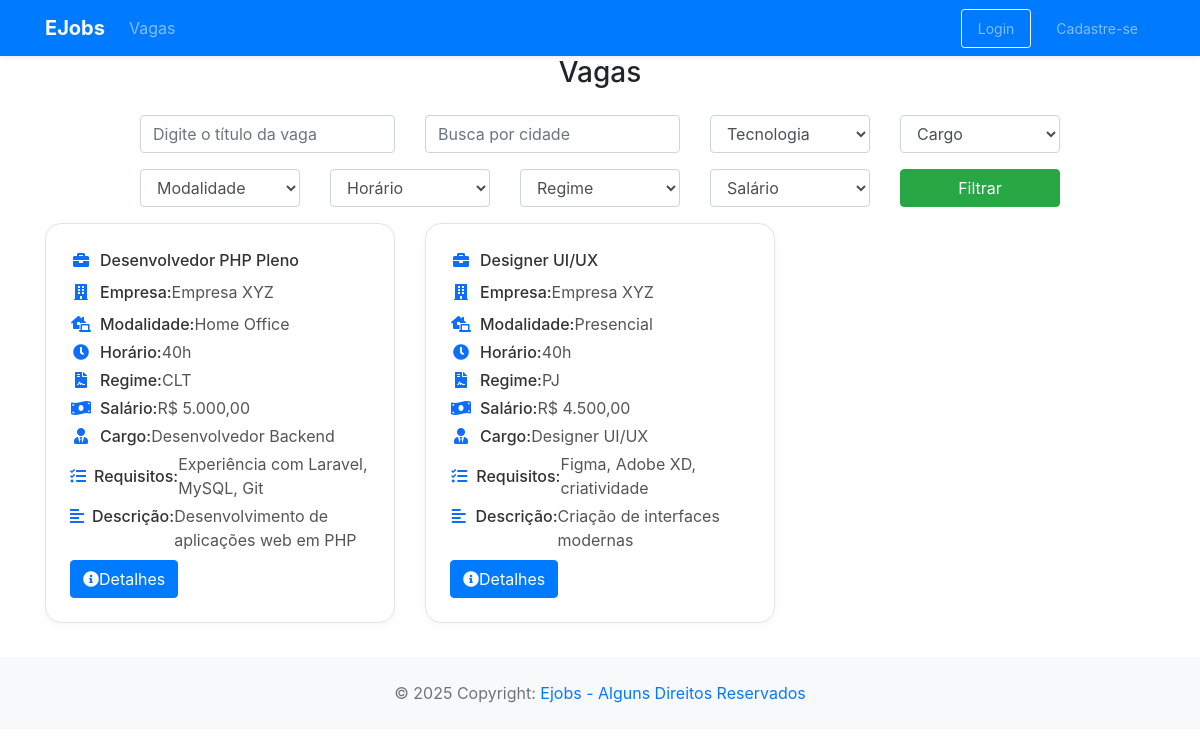
The app's page /app/controller/VagaController.php?action=listPublic&idCategoria=1 with its own data.
### tables this page shows
CREATE TABLE vaga (
    id INT PRIMARY KEY AUTO_INCREMENT,
    titulo VARCHAR(255),
    modalidade ENUM('Home Office', 'Presencial', 'Híbrido'),
    horario ENUM('20h', '30h', '40h', '44h', 'Outros'),
    regime ENUM('CLT', 'PJ', 'Estágio'),
    salario DECIMAL(10,2),
    descricao TEXT,
    requisitos TEXT,
    empresa_id INT,
    cargos_id INT,
    status ENUM('Ativo', 'Inativo'),
    categoria_id INT,
    FOREIGN KEY (empresa_id) REFERENCES usuario(id),
    FOREIGN KEY (cargos_id) REFERENCES cargos(id),
    FOREIGN KEY (categoria_id) REFERENCES categorias(id)
);

CREATE TABLE usuario (
    id INT PRIMARY KEY AUTO_INCREMENT,
    nome VARCHAR(255),
    email VARCHAR(255),
    senha VARCHAR(255),
    documento VARCHAR(255),
    descricao TEXT,
    cidade_id INT,
    end_logradouro VARCHAR(100),
    end_bairro VARCHAR(100),
    end_numero VARCHAR(100),
    telefone VARCHAR(20),
    status ENUM('Ativo', 'Inativo','Pendente'),
    tipo_usuario_id INT,
    FOREIGN KEY (tipo_usuario_id) REFERENCES tipo_usuario(id),
    FOREIGN KEY (cidade_id) REFERENCES cidades(codigo_ibge)
);

CREATE TABLE cargos (
    id INT PRIMARY KEY AUTO_INCREMENT,
    nome VARCHAR(255)
);

### app/view/vaga/vagaPublica_list.php (the view, shortened to what the rows shown need)
<?php
require_once(__DIR__ . "/../include/header.php");
?>
<link rel="stylesheet" href="/app/view/vaga/vaga.css">
<div class="container">
    <div class="row" style="margin-top: 10px;">
        <div class="col-12">
            <?php if (empty($dados['lista'])): ?>
                <div class="alert alert-warning text-center">Nenhuma vaga encontrada.</div>
            <?php else: ?>
                <div class="row">
                    <?php foreach($dados['lista'] as $vaga): ?>
                        <div class="col-md-6 col-lg-4 mb-4">
                            <div class="vaga-card h-100 p-4 d-flex flex-column">
                                <div class="d-flex align-items-center mb-2">
                                    <i class="fas fa-briefcase vaga-icon"></i>
                                    <span class="vaga-label fs-5 flex-grow-1"> <?= htmlspecialchars($vaga->getTitulo()); ?> </span>
                                </div>
                                <div class="d-flex align-items-center mb-2">
                                    <i class="fas fa-building vaga-icon"></i>
                                    <span class="vaga-label">Empresa:</span>
                                    <span class="vaga-info ms-1"> <?= htmlspecialchars($vaga->getEmpresa()->getNome()); ?> </span>
                                </div>
                                <div class="d-flex align-items-center mb-1">
                                    <i class="fas fa-laptop-house vaga-icon"></i>
                                    <span class="vaga-label">Modalidade:</span>
                                    <span class="vaga-info ms-1"> <?= htmlspecialchars($vaga->getModalidade()); ?> </span>
                                </div>
                                <div class="d-flex align-items-center mb-1">
                                    <i class="fas fa-clock vaga-icon"></i>
                                    <span class="vaga-label">Horário:</span>
                                    <span class="vaga-info ms-1"> <?= htmlspecialchars($vaga->getHorario()); ?> </span>
                                </div>
                                <div class="d-flex align-items-center mb-1">
                                    <i class="fas fa-file-contract vaga-icon"></i>
                                    <span class="vaga-label">Regime:</span>
                                    <span class="vaga-info ms-1"> <?= htmlspecialchars($vaga->getRegime()); ?> </span>
                                </div>
                                <div class="d-flex align-items-center mb-1">
                                    <i class="fas fa-money-bill-wave vaga-icon"></i>
                                    <span class="vaga-label">Salário:</span>
                                    <span class="vaga-info ms-1"> R$ <?= number_format($vaga->getSalario(), 2, ',', '.'); ?> </span>
                                </div>
                                <div class="d-flex align-items-center mb-1">
                                    <i class="fas fa-user-tie vaga-icon"></i>
                                    <span class="vaga-label">Cargo:</span>
                                    <span class="vaga-info ms-1"> <?= htmlspecialchars($vaga->getCargo()->getNome()); ?> </span>
                                </div>
                                <div class="d-flex align-items-center mb-1">
                                    <i class="fas fa-tasks vaga-icon"></i>
                                    <span class="vaga-label">Requisitos:</span>
                                    <span class="vaga-info ms-1"> <?= htmlspecialchars($vaga->getRequisitos()); ?> </span>
                                </div>
                                <div class="d-flex align-items-start mb-2">
                                    <i class="fas fa-align-left vaga-icon mt-1"></i>
                                    <span class="vaga-label">Descrição:</span>
                                    <span class="vaga-info ms-1"> <?= htmlspecialchars($vaga->getDescricao()); ?> </span>
                                </div>
                                <div class="mt-auto text-end">
                                    <a href="VagaController.php?action=viewVagas&id=<?= $vaga->getId() ?>" class="btn btn-primary">
                                        <i class="fas fa-info-circle me-1"></i>Detalhes
                                    </a>
                                </div>
                            </div>
                        </div>
                    <?php endforeach; ?>
                </div>
            <?php endif; ?>
        </div>
    </div>
</div>
<?php
require_once(__DIR__ . "/../include/footer.php");
?>

### records on screen
vaga: titulo "Desenvolvedor PHP Pleno", empresa.nome "Empresa XYZ", modalidade "Home Office", horario "40h", regime "CLT", salario "5.000,00", cargos.nome "Desenvolvedor Backend", requisitos "Experiência com Laravel, MySQL, Git", descricao "Desenvolvimento de aplicações web em PHP"
vaga: titulo "Designer UI/UX", empresa.nome "Empresa XYZ", modalidade "Presencial", horario "40h", regime "PJ", salario "4.500,00", cargos.nome "Designer UI/UX", requisitos "Figma, Adobe XD, criatividade", descricao "Criação de interfaces modernas"

### other values on screen
form field idCategoria "Tecnologia"
